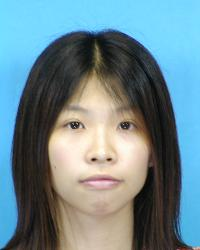
#> input picture Implementation/photos/f-005-01.jpg, 200 x 250 px; its folder holds only this picture in this run
$ jupyter execute --allow-errors Face-Recognition-From-Sketch-CD.ipynb
#> lines starting #> are read from the running program, lines starting #| are printed output that depends on the picture
[cell 1]
import numpy as np

[cell 2]
import tensorflow as tf

[cell 3]
import tensorflow.keras

[cell 4]
from tensorflow.keras.layers import Dense, Conv2D, MaxPool2D, UpSampling2D, Dropout, Input

[cell 5]
from tensorflow.keras.preprocessing.image import img_to_array

[cell 6]
import matplotlib.pyplot as plt

[cell 7]
import cv2

[cell 8]
from tqdm import tqdm

[cell 9]
import os

[cell 10]
import re

[cell 11]
def sorted_alphanumeric(data):
    convert = lambda text: int(text) if text.isdigit() else text.lower()
    alphanum_key = lambda key: [convert(c) for c in re.split('([0-9]+)',key)]
    return sorted(data,key = alphanum_key)

[cell 12]
SIZE = 256

[cell 13]
image_path = 'photos'
img_array = []

[cell 14]
sketch_path = 'sketches'
sketch_array = []

[cell 15]
image_file = sorted_alphanumeric(os.listdir(image_path))
#> (the rest of this cell did not finish here and is left out)

[cell 16]
for i in tqdm(image_file):
    image = cv2.imread(image_path + '/' + i,1)
#> image is the input picture: shape (250, 200, 3); mean B, G, R 142.5, 134.3, 108
    image = cv2.cvtColor(image, cv2.COLOR_BGR2RGB)
    image = cv2.resize(image, (SIZE, SIZE))
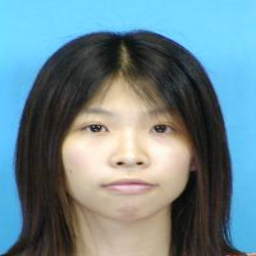
#> image: shape (256, 256, 3); mean R, G, B 107.9, 134.2, 142.4
    image = image.astype('float32') / 255.0
    img_array.append(img_to_array(image))
#> (this line was passed over: tensorflow is not available in this run)
    img1 = cv2.flip(image,1)
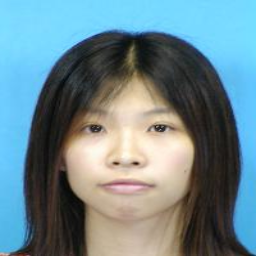
#> img1: shape (256, 256, 3) float32; mean R, G, B 0.423, 0.526, 0.558
    img_array.append(img_to_array(img1))
#> (this line was passed over: tensorflow is not available in this run)
    img2 = cv2.flip(image,-1)
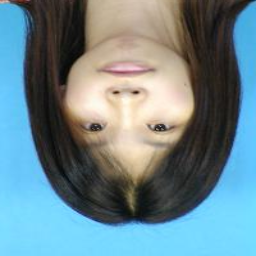
#> img2: shape (256, 256, 3) float32; mean R, G, B 0.423, 0.526, 0.558
    img_array.append(img_to_array(img2))
#> (this line was passed over: tensorflow is not available in this run)
    img3 = cv2.flip(image,-1)
    img3 = cv2.flip(img3,1)
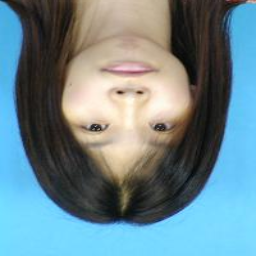
#> img3: shape (256, 256, 3) float32; mean R, G, B 0.423, 0.526, 0.558
    img_array.append(img_to_array(img3))
#> (this line was passed over: tensorflow is not available in this run)
    img4 = cv2.rotate(image, cv2.ROTATE_90_CLOCKWISE)
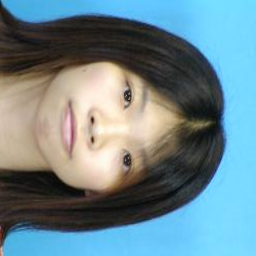
#> img4: shape (256, 256, 3) float32; mean R, G, B 0.423, 0.526, 0.558
    img_array.append(img_to_array(img4))
#> (this line was passed over: tensorflow is not available in this run)
    img5 = cv2.flip(img4,1)
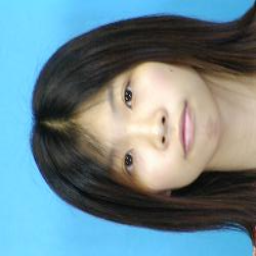
#> img5: shape (256, 256, 3) float32; mean R, G, B 0.423, 0.526, 0.558
    img_array.append(img_to_array(img5))
#> (this line was passed over: tensorflow is not available in this run)
    img6 = cv2.rotate(image, cv2.ROTATE_90_COUNTERCLOCKWISE)
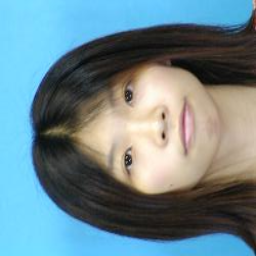
#> img6: shape (256, 256, 3) float32; mean R, G, B 0.423, 0.526, 0.558
    img_array.append(img_to_array(img6))
#> (this line was passed over: tensorflow is not available in this run)
    img7 = cv2.flip(img6,1)
    img_array.append(img_to_array(img7))

$ run again, on Implementation/photos/f-009-01.jpg
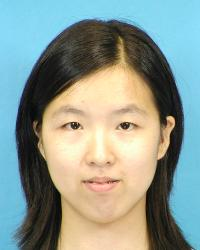
#> input picture Implementation/photos/f-009-01.jpg, 200 x 250 px
#> image is the input picture: shape (250, 200, 3); mean B, G, R 144, 152.6, 139
#> `img4 = cv2.rotate(image, cv2.ROTATE_90_CLOCKWISE)`:
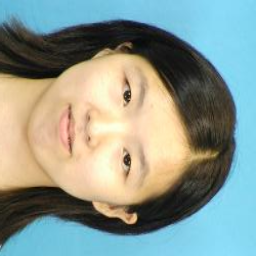
#> img4: shape (256, 256, 3) float32; mean R, G, B 0.544, 0.598, 0.564
#> `img6 = cv2.rotate(image, cv2.ROTATE_90_COUNTERCLOCKWISE)`:
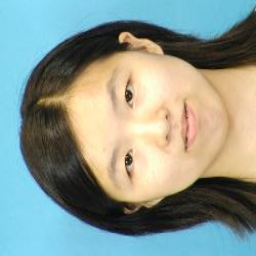
#> img6: shape (256, 256, 3) float32; mean R, G, B 0.544, 0.598, 0.564

$ run again, on Implementation/photos/f-010-01.jpg
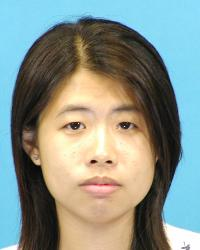
#> input picture Implementation/photos/f-010-01.jpg, 200 x 250 px
#> image is the input picture: shape (250, 200, 3); mean B, G, R 138.6, 146.7, 135.7
#> `img4 = cv2.rotate(image, cv2.ROTATE_90_CLOCKWISE)`:
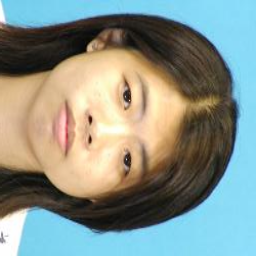
#> img4: shape (256, 256, 3) float32; mean R, G, B 0.532, 0.575, 0.543
#> `img6 = cv2.rotate(image, cv2.ROTATE_90_COUNTERCLOCKWISE)`:
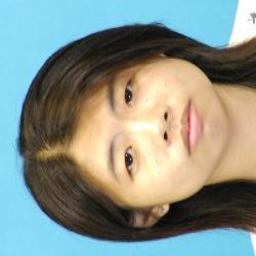
#> img6: shape (256, 256, 3) float32; mean R, G, B 0.532, 0.575, 0.543

$ run again, on Implementation/photos/f-011-01.jpg
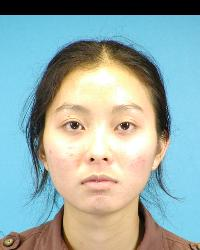
#> input picture Implementation/photos/f-011-01.jpg, 200 x 250 px
#> image is the input picture: shape (250, 200, 3); mean B, G, R 168.2, 171.5, 150.4
#> `img6 = cv2.rotate(image, cv2.ROTATE_90_COUNTERCLOCKWISE)`:
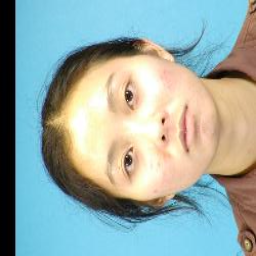
#> img6: shape (256, 256, 3) float32; mean R, G, B 0.589, 0.672, 0.659
